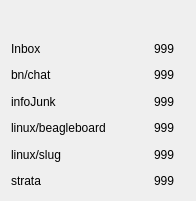
<?xml version="1.0" encoding="UTF-8"?>
<ui version="4.0">
 <class>MFS</class>
 <widget class="QWidget" name="MFS">
  <property name="windowModality">
   <enum>Qt::NonModal</enum>
  </property>
  <property name="geometry">
   <rect>
    <x>0</x>
    <y>0</y>
    <width>196</width>
    <height>201</height>
   </rect>
  </property>
  <property name="minimumSize">
   <size>
    <width>196</width>
    <height>201</height>
   </size>
  </property>
  <property name="maximumSize">
   <size>
    <width>196</width>
    <height>201</height>
   </size>
  </property>
  <property name="windowTitle">
   <string>MailFilterStatus</string>
  </property>
  <property name="windowIcon">
   <iconset resource="mfs.qrc">
    <normaloff>:/lu1/smagri/proj/mailFilterStatus/c++Qt/MFS/envalope.png</normaloff>:/lu1/smagri/proj/mailFilterStatus/c++Qt/MFS/envalope.png</iconset>
  </property>
  <layout class="QGridLayout" name="gridLayout">
   <item row="0" column="0" colspan="2">
    <widget class="QLabel" name="label">
     <property name="minimumSize">
      <size>
       <width>172</width>
       <height>21</height>
      </size>
     </property>
     <property name="maximumSize">
      <size>
       <width>172</width>
       <height>21</height>
      </size>
     </property>
     <property name="text">
      <string/>
     </property>
     <property name="pixmap">
      <pixmap resource="mfs.qrc">:/lu1/smagri/proj/mailFilterStatus/c++Qt/MFS/envalope.png</pixmap>
     </property>
     <property name="alignment">
      <set>Qt::AlignCenter</set>
     </property>
    </widget>
   </item>
   <item row="1" column="0">
    <widget class="QLabel" name="Inbox">
     <property name="minimumSize">
      <size>
       <width>141</width>
       <height>21</height>
      </size>
     </property>
     <property name="maximumSize">
      <size>
       <width>141</width>
       <height>21</height>
      </size>
     </property>
     <property name="text">
      <string>Inbox</string>
     </property>
    </widget>
   </item>
   <item row="1" column="1">
    <widget class="QLabel" name="numEmailsInInbox">
     <property name="minimumSize">
      <size>
       <width>31</width>
       <height>21</height>
      </size>
     </property>
     <property name="maximumSize">
      <size>
       <width>31</width>
       <height>21</height>
      </size>
     </property>
     <property name="text">
      <string>999</string>
     </property>
    </widget>
   </item>
   <item row="2" column="0">
    <widget class="QLabel" name="bnChat">
     <property name="minimumSize">
      <size>
       <width>141</width>
       <height>21</height>
      </size>
     </property>
     <property name="maximumSize">
      <size>
       <width>141</width>
       <height>21</height>
      </size>
     </property>
     <property name="text">
      <string>bn/chat</string>
     </property>
    </widget>
   </item>
   <item row="2" column="1">
    <widget class="QLabel" name="numEmailsInBnChat">
     <property name="minimumSize">
      <size>
       <width>31</width>
       <height>21</height>
      </size>
     </property>
     <property name="maximumSize">
      <size>
       <width>31</width>
       <height>21</height>
      </size>
     </property>
     <property name="text">
      <string>999</string>
     </property>
    </widget>
   </item>
   <item row="3" column="0">
    <widget class="QLabel" name="infoJunk">
     <property name="minimumSize">
      <size>
       <width>141</width>
       <height>21</height>
      </size>
     </property>
     <property name="maximumSize">
      <size>
       <width>141</width>
       <height>21</height>
      </size>
     </property>
     <property name="text">
      <string>infoJunk</string>
     </property>
    </widget>
   </item>
   <item row="3" column="1">
    <widget class="QLabel" name="numEmailsInInfojunk">
     <property name="minimumSize">
      <size>
       <width>31</width>
       <height>21</height>
      </size>
     </property>
     <property name="maximumSize">
      <size>
       <width>31</width>
       <height>21</height>
      </size>
     </property>
     <property name="text">
      <string>999</string>
     </property>
    </widget>
   </item>
   <item row="4" column="0">
    <widget class="QLabel" name="linuxBeagleBoard">
     <property name="minimumSize">
      <size>
       <width>141</width>
       <height>21</height>
      </size>
     </property>
     <property name="maximumSize">
      <size>
       <width>141</width>
       <height>21</height>
      </size>
     </property>
     <property name="text">
      <string>linux/beagleboard</string>
     </property>
    </widget>
   </item>
   <item row="4" column="1">
    <widget class="QLabel" name="numEmailsInLinuxBeagleBoard">
     <property name="minimumSize">
      <size>
       <width>31</width>
       <height>21</height>
      </size>
     </property>
     <property name="maximumSize">
      <size>
       <width>31</width>
       <height>21</height>
      </size>
     </property>
     <property name="text">
      <string>999</string>
     </property>
    </widget>
   </item>
   <item row="5" column="0">
    <widget class="QLabel" name="linuxSlug">
     <property name="minimumSize">
      <size>
       <width>141</width>
       <height>21</height>
      </size>
     </property>
     <property name="maximumSize">
      <size>
       <width>141</width>
       <height>21</height>
      </size>
     </property>
     <property name="text">
      <string>linux/slug</string>
     </property>
    </widget>
   </item>
   <item row="5" column="1">
    <widget class="QLabel" name="numEmailsInLinuxSlug">
     <property name="minimumSize">
      <size>
       <width>31</width>
       <height>21</height>
      </size>
     </property>
     <property name="maximumSize">
      <size>
       <width>31</width>
       <height>21</height>
      </size>
     </property>
     <property name="text">
      <string>999</string>
     </property>
    </widget>
   </item>
   <item row="6" column="0">
    <widget class="QLabel" name="strata">
     <property name="minimumSize">
      <size>
       <width>141</width>
       <height>21</height>
      </size>
     </property>
     <property name="maximumSize">
      <size>
       <width>141</width>
       <height>21</height>
      </size>
     </property>
     <property name="text">
      <string>strata</string>
     </property>
    </widget>
   </item>
   <item row="6" column="1">
    <widget class="QLabel" name="numEmailsInStrata">
     <property name="minimumSize">
      <size>
       <width>31</width>
       <height>21</height>
      </size>
     </property>
     <property name="maximumSize">
      <size>
       <width>31</width>
       <height>21</height>
      </size>
     </property>
     <property name="text">
      <string>999</string>
     </property>
    </widget>
   </item>
  </layout>
 </widget>
 <layoutdefault spacing="6" margin="11"/>
 <resources>
  <include location="mfs.qrc"/>
 </resources>
 <connections/>
</ui>
